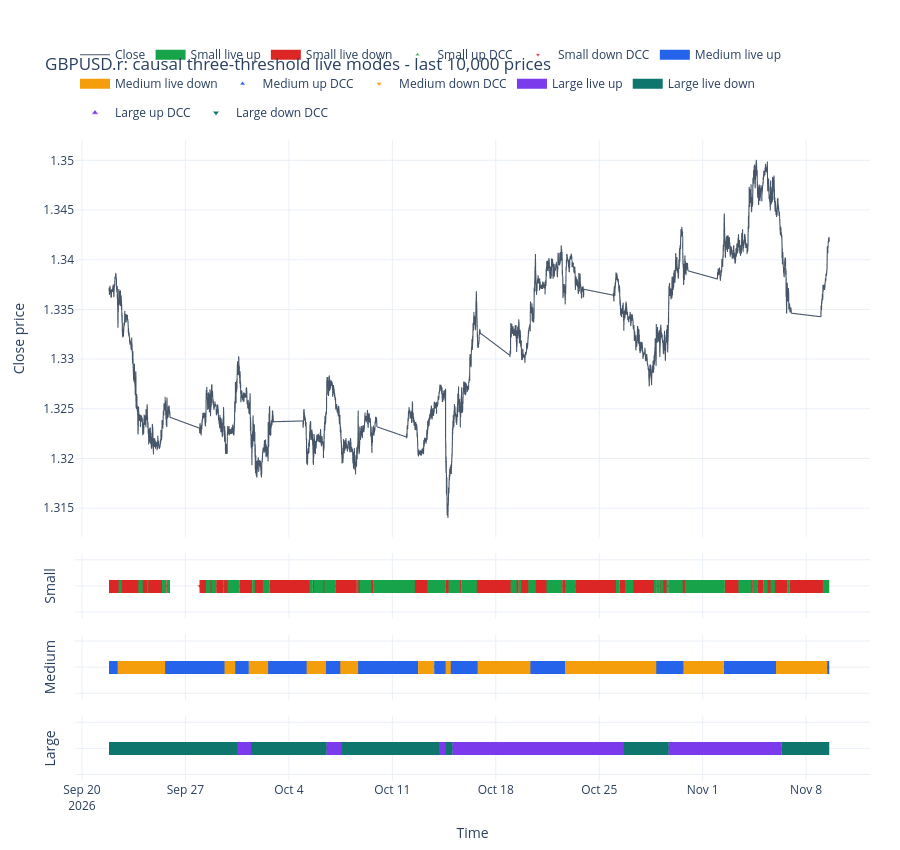

The code cell stored with this chart in its notebook:
### Code cell
mode_ribbons = plot_three_threshold_modes(
    prices=prices,
    mode_frame=mode_frame,
    n_prices=N_PRICES,
)
mode_ribbons.show()

### Figure 1 — Plotly figure (JSON) as saved in the notebook; plotly's stock layout.template omitted (floating-point values rounded to 4 significant figures; data arrays with more than 128 entries replaced by an {"elided": "..."} marker saying what was removed)
{"data": [{"hovertemplate": "time=%{x}<br>close=%{y:.5f}<extra></extra>", "line": {"color": "#475569", "width": 1.1}, "mode": "lines", "name": "Close", "type": "scattergl", "x": {"elided": "10000 str values"}, "xaxis": "x", "y": {"elided": "10000 float values"}, "yaxis": "y"}, {"connectgaps": false, "hovertemplate": "Small live mode=up<br>time=%{x}<extra></extra>", "legendgroup": "three_small_up_mode", "line": {"color": "#16a34a", "width": 13}, "mode": "lines", "name": "Small live up", "type": "scattergl", "x": {"elided": "10000 str values"}, "xaxis": "x2", "y": {"elided": "10000 float values"}, "yaxis": "y2"}, {"connectgaps": false, "hovertemplate": "Small live mode=down<br>time=%{x}<extra></extra>", "legendgroup": "three_small_down_mode", "line": {"color": "#dc2626", "width": 13}, "mode": "lines", "name": "Small live down", "type": "scattergl", "x": {"elided": "10000 str values"}, "xaxis": "x2", "y": {"elided": "10000 float values"}, "yaxis": "y2"}, {"hovertemplate": "Small up DCC<br>time=%{x}<extra></extra>", "legendgroup": "three_small_up_dcc", "marker": {"color": "#16a34a", "line": {"color": "white", "width": 0.6}, "size": 4, "symbol": "triangle-up"}, "mode": "markers", "name": "Small up DCC", "type": "scatter", "x": ["2026-09-22T11:35:00+02:00", "2026-09-23T19:45:00+02:00", "2026-09-24T09:45:00+02:00", "2026-09-25T10:00:00+02:00", "2026-09-25T18:05:00+02:00", "2026-09-28T09:30:00+02:00", "2026-09-28T18:25:00+02:00", "2026-09-29T14:00:00+02:00", "2026-09-29T20:35:00+02:00", "2026-10-01T12:30:00+02:00", "2026-10-02T05:55:00+02:00", "2026-10-05T09:35:00+02:00", "2026-10-05T16:55:00+02:00", "2026-10-06T09:35:00+02:00", "2026-10-08T14:25:00+02:00", "2026-10-08T19:25:00+02:00", "2026-10-09T17:25:00+02:00", "2026-10-13T08:45:00+02:00", "2026-10-14T19:20:00+02:00", "2026-10-15T15:55:00+02:00", "2026-10-19T00:10:00+02:00", "2026-10-19T13:05:00+02:00", "2026-10-20T04:45:00+02:00", "2026-10-21T10:30:00+02:00", "2026-10-22T18:00:00+02:00", "2026-10-26T03:15:00+02:00", "2026-10-26T19:15:00+02:00", "2026-10-28T17:00:00+02:00", "2026-10-28T20:40:00+02:00", "2026-10-29T03:20:00+02:00", "2026-10-29T13:05:00+02:00", "2026-10-29T16:05:00+02:00", "2026-10-30T19:10:00+02:00", "2026-11-03T10:05:00+02:00", "2026-11-04T09:30:00+02:00", "2026-11-05T02:20:00+02:00", "2026-11-05T14:15:00+02:00", "2026-11-06T17:20:00+02:00", "2026-11-09T03:15:00+02:00"], "xaxis": "x2", "y": [1.0, 1.0, 1.0, 1.0, 1.0, 1.0, 1.0, 1.0, 1.0, 1.0, 1.0, 1.0, 1.0, 1.0, 1.0, 1.0, 1.0, 1.0, 1.0, 1.0, 1.0, 1.0, 1.0, 1.0, 1.0, 1.0, 1.0, 1.0, 1.0, 1.0, 1.0, 1.0, 1.0, 1.0, 1.0, 1.0, 1.0, 1.0, 1.0], "yaxis": "y2"}, {"hovertemplate": "Small down DCC<br>time=%{x}<extra></extra>", "legendgroup": "three_small_down_dcc", "marker": {"color": "#dc2626", "line": {"color": "white", "width": 0.6}, "size": 4, "symbol": "triangle-down"}, "mode": "markers", "name": "Small down DCC", "type": "scatter", "x": ["2026-09-22T16:45:00+02:00", "2026-09-24T02:45:00+02:00", "2026-09-24T11:40:00+02:00", "2026-09-25T17:05:00+02:00", "2026-09-27T23:00:00+02:00", "2026-09-28T16:50:00+02:00", "2026-09-29T02:05:00+02:00", "2026-09-29T14:55:00+02:00", "2026-09-30T16:25:00+02:00", "2026-10-01T16:50:00+02:00", "2026-10-02T17:20:00+02:00", "2026-10-05T15:10:00+02:00", "2026-10-06T08:10:00+02:00", "2026-10-07T03:55:00+02:00", "2026-10-08T17:10:00+02:00", "2026-10-09T14:05:00+02:00", "2026-10-12T12:45:00+02:00", "2026-10-14T14:30:00+02:00", "2026-10-15T14:10:00+02:00", "2026-10-16T17:25:00+02:00", "2026-10-19T09:55:00+02:00", "2026-10-19T17:15:00+02:00", "2026-10-20T17:10:00+02:00", "2026-10-22T12:05:00+02:00", "2026-10-23T09:00:00+02:00", "2026-10-26T09:40:00+02:00", "2026-10-27T07:20:00+02:00", "2026-10-28T20:20:00+02:00", "2026-10-29T02:15:00+02:00", "2026-10-29T08:05:00+02:00", "2026-10-29T15:15:00+02:00", "2026-10-30T15:45:00+02:00", "2026-11-02T12:00:00+02:00", "2026-11-04T07:20:00+02:00", "2026-11-04T17:00:00+02:00", "2026-11-05T09:30:00+02:00", "2026-11-05T21:15:00+02:00", "2026-11-06T21:45:00+02:00"], "xaxis": "x2", "y": [1.0, 1.0, 1.0, 1.0, 1.0, 1.0, 1.0, 1.0, 1.0, 1.0, 1.0, 1.0, 1.0, 1.0, 1.0, 1.0, 1.0, 1.0, 1.0, 1.0, 1.0, 1.0, 1.0, 1.0, 1.0, 1.0, 1.0, 1.0, 1.0, 1.0, 1.0, 1.0, 1.0, 1.0, 1.0, 1.0, 1.0, 1.0], "yaxis": "y2"}, {"connectgaps": false, "hovertemplate": "Medium live mode=up<br>time=%{x}<extra></extra>", "legendgroup": "three_medium_up_mode", "line": {"color": "#2563eb", "width": 13}, "mode": "lines", "name": "Medium live up", "type": "scattergl", "x": {"elided": "10000 str values"}, "xaxis": "x3", "y": {"elided": "10000 float values"}, "yaxis": "y3"}, {"connectgaps": false, "hovertemplate": "Medium live mode=down<br>time=%{x}<extra></extra>", "legendgroup": "three_medium_down_mode", "line": {"color": "#f59e0b", "width": 13}, "mode": "lines", "name": "Medium live down", "type": "scattergl", "x": {"elided": "10000 str values"}, "xaxis": "x3", "y": {"elided": "10000 float values"}, "yaxis": "y3"}, {"hovertemplate": "Medium up DCC<br>time=%{x}<extra></extra>", "legendgroup": "three_medium_up_dcc", "marker": {"color": "#2563eb", "line": {"color": "white", "width": 0.6}, "size": 5, "symbol": "triangle-up"}, "mode": "markers", "name": "Medium up DCC", "type": "scatter", "x": ["2026-09-25T15:05:00+02:00", "2026-09-30T09:00:00+02:00", "2026-10-02T14:25:00+02:00", "2026-10-06T12:25:00+02:00", "2026-10-08T16:30:00+02:00", "2026-10-13T20:05:00+02:00", "2026-10-14T22:55:00+02:00", "2026-10-20T08:15:00+02:00", "2026-10-28T20:40:00+02:00", "2026-11-02T10:35:00+02:00", "2026-11-09T10:05:00+02:00"], "xaxis": "x3", "y": [1.0, 1.0, 1.0, 1.0, 1.0, 1.0, 1.0, 1.0, 1.0, 1.0, 1.0], "yaxis": "y3"}, {"hovertemplate": "Medium down DCC<br>time=%{x}<extra></extra>", "legendgroup": "three_medium_down_dcc", "marker": {"color": "#f59e0b", "line": {"color": "white", "width": 0.6}, "size": 5, "symbol": "triangle-down"}, "mode": "markers", "name": "Medium down DCC", "type": "scatter", "x": ["2026-09-22T10:20:00+02:00", "2026-09-29T15:30:00+02:00", "2026-10-01T07:00:00+02:00", "2026-10-05T04:55:00+02:00", "2026-10-07T11:30:00+02:00", "2026-10-12T17:50:00+02:00", "2026-10-14T14:35:00+02:00", "2026-10-16T18:35:00+02:00", "2026-10-22T16:30:00+02:00", "2026-10-30T17:00:00+02:00", "2026-11-05T23:05:00+02:00"], "xaxis": "x3", "y": [1.0, 1.0, 1.0, 1.0, 1.0, 1.0, 1.0, 1.0, 1.0, 1.0, 1.0], "yaxis": "y3"}, {"connectgaps": false, "hovertemplate": "Large live mode=up<br>time=%{x}<extra></extra>", "legendgroup": "three_large_up_mode", "line": {"color": "#7c3aed", "width": 13}, "mode": "lines", "name": "Large live up", "type": "scattergl", "x": {"elided": "10000 str values"}, "xaxis": "x4", "y": {"elided": "10000 float values"}, "yaxis": "y4"}, {"connectgaps": false, "hovertemplate": "Large live mode=down<br>time=%{x}<extra></extra>", "legendgroup": "three_large_down_mode", "line": {"color": "#0f766e", "width": 13}, "mode": "lines", "name": "Large live down", "type": "scattergl", "x": {"elided": "10000 str values"}, "xaxis": "x4", "y": {"elided": "10000 float values"}, "yaxis": "y4"}, {"hovertemplate": "Large up DCC<br>time=%{x}<extra></extra>", "legendgroup": "three_large_up_dcc", "marker": {"color": "#7c3aed", "line": {"color": "white", "width": 0.6}, "size": 6, "symbol": "triangle-up"}, "mode": "markers", "name": "Large up DCC", "type": "scatter", "x": ["2026-09-30T12:00:00+02:00", "2026-10-06T13:15:00+02:00", "2026-10-14T03:50:00+02:00", "2026-10-15T01:40:00+02:00", "2026-10-29T16:50:00+02:00"], "xaxis": "x4", "y": [1.0, 1.0, 1.0, 1.0, 1.0], "yaxis": "y4"}, {"hovertemplate": "Large down DCC<br>time=%{x}<extra></extra>", "legendgroup": "three_large_down_dcc", "marker": {"color": "#0f766e", "line": {"color": "white", "width": 0.6}, "size": 6, "symbol": "triangle-down"}, "mode": "markers", "name": "Large down DCC", "type": "scatter", "x": ["2026-10-01T10:35:00+02:00", "2026-10-07T14:10:00+02:00", "2026-10-14T15:00:00+02:00", "2026-10-26T15:55:00+02:00", "2026-11-06T08:45:00+02:00"], "xaxis": "x4", "y": [1.0, 1.0, 1.0, 1.0, 1.0], "yaxis": "y4"}], "layout": {"height": 850, "hovermode": "x unified", "legend": {"orientation": "h", "x": 0.0, "xanchor": "left", "y": 1.02, "yanchor": "bottom"}, "margin": {"b": 60, "l": 75, "r": 30, "t": 140}, "title": {"text": "GBPUSD.r: causal three-threshold live modes - last 10,000 prices"}, "xaxis": {"anchor": "y", "domain": [0.0, 1.0], "matches": "x4", "showticklabels": false}, "xaxis2": {"anchor": "y2", "domain": [0.0, 1.0], "matches": "x4", "showticklabels": false}, "xaxis3": {"anchor": "y3", "domain": [0.0, 1.0], "matches": "x4", "showticklabels": false}, "xaxis4": {"anchor": "y4", "domain": [0.0, 1.0], "title": {"text": "Time"}}, "yaxis": {"anchor": "x", "domain": [0.3803, 1.0], "title": {"text": "Close price"}}, "yaxis2": {"anchor": "x2", "domain": [0.2535, 0.3553], "range": [0.75, 1.25], "showticklabels": false, "title": {"text": "Small"}}, "yaxis3": {"anchor": "x3", "domain": [0.1268, 0.2285], "range": [0.75, 1.25], "showticklabels": false, "title": {"text": "Medium"}}, "yaxis4": {"anchor": "x4", "domain": [0.0, 0.1018], "range": [0.75, 1.25], "showticklabels": false, "title": {"text": "Large"}}}}
